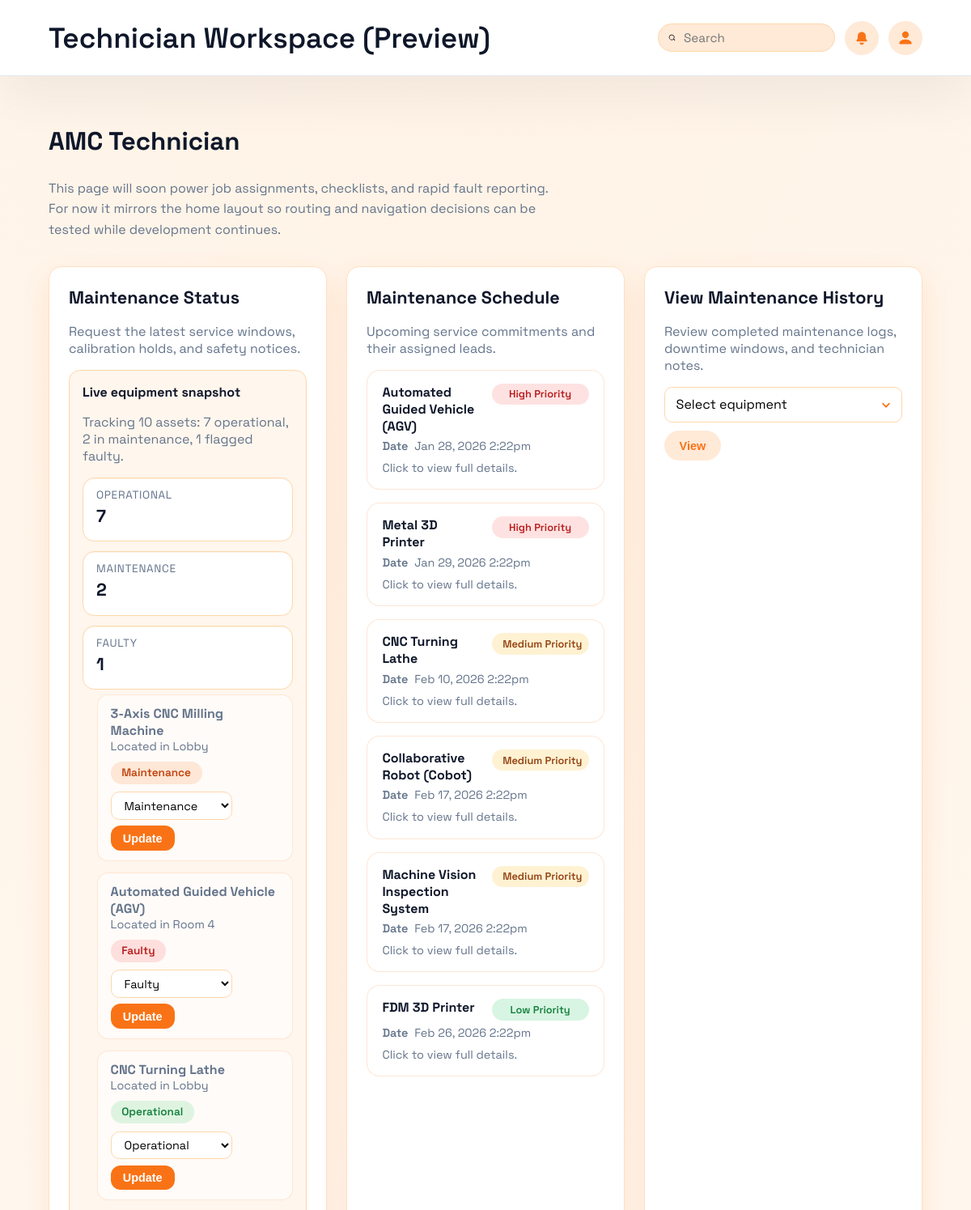
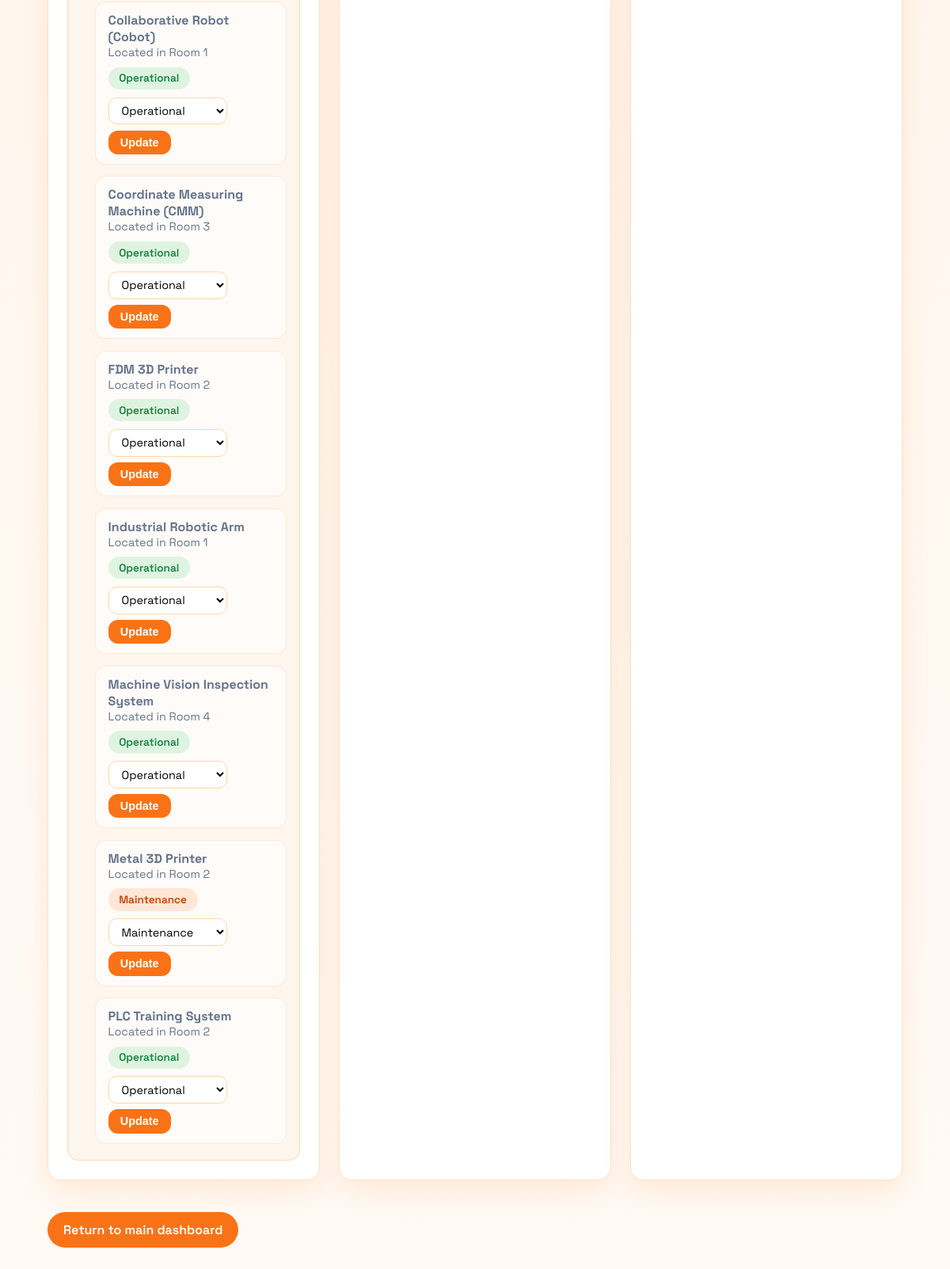
Page /technician.php (signed in) on the committed database (2 pictures, top to bottom).
### tables this page shows
CREATE TABLE `equipment` (
  `equipment_id` bigint(20) NOT NULL,
  `serial_no` varchar(80) DEFAULT NULL,
  `name` varchar(120) NOT NULL,
  `category` varchar(60) NOT NULL,
  `location` varchar(80) DEFAULT NULL,
  `manufacturer` varchar(80) DEFAULT NULL,
  `model` varchar(80) DEFAULT NULL,
  `risk_level` enum('low','medium','high') NOT NULL DEFAULT 'low',
  `current_status` enum('operational','maintenance','faulty') NOT NULL DEFAULT 'operational',
  `status_updated_at` datetime NOT NULL DEFAULT current_timestamp(),
  `status_updated_by` bigint(20) DEFAULT NULL,
  `notes` text DEFAULT NULL,
  `created_at` datetime NOT NULL DEFAULT current_timestamp(),
  `updated_at` datetime NOT NULL DEFAULT current_timestamp() ON UPDATE current_timestamp()
);

CREATE TABLE `maintenance_tasks` (
  `task_id` bigint(20) NOT NULL,
  `equipment_id` bigint(20) NOT NULL,
  `title` varchar(120) NOT NULL,
  `description` text DEFAULT NULL,
  `task_type` enum('preventive','corrective') NOT NULL DEFAULT 'corrective',
  `priority` enum('low','medium','high') NOT NULL DEFAULT 'medium',
  `status` enum('open','in_progress','done','cancelled') NOT NULL DEFAULT 'open',
  `scheduled_for` datetime DEFAULT NULL,
  `assigned_to` bigint(20) DEFAULT NULL,
  `created_by` bigint(20) NOT NULL,
  `completed_at` datetime DEFAULT NULL,
  `created_at` datetime NOT NULL DEFAULT current_timestamp(),
  `updated_at` datetime NOT NULL DEFAULT current_timestamp() ON UPDATE current_timestamp()
);

### session.php (called while the page is built, shortened)
<?php
if (!function_exists('current_user')) {
	function current_user(): ?array
	{
		return [
			'user_id' => (int) ($_SESSION['user_id'] ?? 0),
			'admin_number' => (string) ($_SESSION['admin_number'] ?? ''),
			'role_id' => (int) ($_SESSION['role_id'] ?? 0),
			'role_name' => (string) ($_SESSION['role_name'] ?? ''),
			'full_name' => (string) ($_SESSION['full_name'] ?? ''),
		];
	}
}
if (!function_exists('require_login')) {
	function require_login(array $allowedRoles = []): array
	{
		$user = current_user();
		if (!empty($allowedRoles)) {
			$normalized = array_map(static function ($role): string {
				return strtolower(trim((string) $role));
			}, $allowedRoles);
			$currentRole = strtolower(trim((string) ($user['role_name'] ?? '')));
		}
		return $user;
	}
}

### technician.php (the view, shortened to what this page needs)
<?php
require_once __DIR__ . '/session.php';
require_once __DIR__ . '/db.php';
function build_equipment_status_snapshot(mysqli $conn): array
{
	$rows = [];
	$counts = [
		'operational' => 0,
		'maintenance' => 0,
		'faulty' => 0,
	];
	$result = mysqli_query(
		$conn,
		'SELECT equipment_id, name, location, current_status FROM equipment ORDER BY name ASC'
	);
	while ($row = mysqli_fetch_assoc($result)) {
		$status = (string) ($row['current_status'] ?? 'operational');
		$counts[$status]++;
		$rows[] = [
			'equipment_id' => (int) ($row['equipment_id'] ?? 0),
			'name' => trim((string) ($row['name'] ?? 'Unnamed equipment')),
			'location' => trim((string) ($row['location'] ?? '')),
			'current_status' => $status,
		];
	}
	$total = count($rows);
	$message = $total > 0
		? sprintf(
			'Tracking %d assets: %d operational, %d in maintenance, %d flagged faulty.',
			$total,
			(int) ($counts['operational'] ?? 0),
			(int) ($counts['maintenance'] ?? 0),
			(int) ($counts['faulty'] ?? 0)
		)
		: 'No equipment records were found.';
	return [
		'rows' => $rows,
		'counts' => $counts,
		'message' => $message,
		'error' => null,
	];
}
function fetch_upcoming_maintenance_tasks(mysqli $conn): array
{
	$tasks = [];
	$error = null;
	$sql = "SELECT
			mt.task_id,
			mt.title,
			mt.description,
			mt.task_type,
			mt.priority,
			mt.status,
			mt.scheduled_for,
			e.name AS equipment_name,
			u.full_name AS assigned_to_name
		FROM maintenance_tasks mt
		LEFT JOIN equipment e ON e.equipment_id = mt.equipment_id
		LEFT JOIN users u ON u.user_id = mt.assigned_to
		WHERE mt.status NOT IN ('done', 'cancelled')
		ORDER BY
			CASE WHEN mt.scheduled_for IS NULL THEN 1 ELSE 0 END,
			mt.scheduled_for ASC,
			mt.created_at ASC";
	$result = mysqli_query($conn, $sql);
	if ($result === false) {
		$error = 'Unable to load maintenance tasks right now. Please try again later.';
	} else {
		while ($row = mysqli_fetch_assoc($result)) {
			$equipmentName = trim((string) ($row['equipment_name'] ?? ''));
			$title = trim((string) ($row['title'] ?? 'Untitled task'));
			$tasks[] = [
				'task_id' => (int) ($row['task_id'] ?? 0),
				'title' => $title,
				'description' => trim((string) ($row['description'] ?? '')),
				'task_type' => (string) ($row['task_type'] ?? 'corrective'),
				'priority' => (string) ($row['priority'] ?? 'medium'),
				'status' => (string) ($row['status'] ?? 'open'),
				'scheduled_for' => $row['scheduled_for'] ?? null,
				'equipment_name' => $equipmentName,
				'assigned_to_name' => trim((string) ($row['assigned_to_name'] ?? '')),
			];
		}
	}
	return [
		'tasks' => $tasks,
		'error' => $error,
	];
}
$currentUser = require_login(['technician', 'manager', 'admin']);
$userFullName = trim((string) ($currentUser['full_name'] ?? ''));
$maintenanceStatusVisible = false;
$maintenanceStatusMessage = '';
$equipmentStatusRows = [];
$equipmentStatusCounts = [
	'operational' => 0,
	'maintenance' => 0,
	'faulty' => 0,
];
$maintenanceScheduleError = '';
$maintenanceHistoryEquipment = [];
$maintenanceHistoryEquipmentError = '';
$allowedEquipmentStatuses = ['operational', 'maintenance', 'faulty'];
$shouldLoadStatusSnapshot = true;
if ($shouldLoadStatusSnapshot) {
	$snapshot = build_equipment_status_snapshot($conn);
	if ($snapshot['error'] !== null) {
		$maintenanceStatusError = $snapshot['error'];
		$maintenanceStatusVisible = false;
		$maintenanceStatusUpdateNotice = '';
	} else {
		$maintenanceStatusVisible = true;
		$equipmentStatusRows = $snapshot['rows'];
		$equipmentStatusCounts = $snapshot['counts'];
		$maintenanceStatusMessage = $snapshot['message'];
	}
}
$scheduleResult = fetch_upcoming_maintenance_tasks($conn);
$maintenanceScheduleTasks = $scheduleResult['tasks'];
$equipmentResult = mysqli_query(
	$conn,
	'SELECT equipment_id, name FROM equipment ORDER BY name ASC'
);
if ($equipmentResult === false) {
	$maintenanceHistoryEquipmentError = 'Unable to load equipment right now.';
} else {
	while ($row = mysqli_fetch_assoc($equipmentResult)) {
		$equipmentId = (int) ($row['equipment_id'] ?? 0);
		$equipmentName = trim((string) ($row['name'] ?? ''));
		$maintenanceHistoryEquipment[] = [
			'equipment_id' => $equipmentId,
			'name' => $equipmentName,
		];
	}
}
?>
<!DOCTYPE html>
<html lang="en">
	<head>
	</head>
	<body>
		<header>
			<div class="banner">
				<h1>Technician Workspace (Preview)</h1>
				<div class="banner-actions">
					<label class="search-bar" aria-label="Search the platform">
						<svg
							xmlns="http://www.w3.org/2000/svg"
							viewBox="0 0 24 24"
							role="img"
							aria-hidden="true"
						>
							<path
								d="M11 4a7 7 0 1 1 0 14 7 7 0 0 1 0-14zm0-2a9 9 0 1 0 5.9 15.7l4.2 4.2 1.4-1.4-4.2-4.2A9 9 0 0 0 11 2z"
							/>
						</svg>
						<input type="search" placeholder="Search" />
					</label>
					<button class="icon-button" aria-label="Notifications">
						<svg
							xmlns="http://www.w3.org/2000/svg"
							viewBox="0 0 24 24"
							role="img"
							aria-hidden="true"
						>
							<path
								d="M12 3a6 6 0 0 0-6 6v3.6l-1.6 2.7A1 1 0 0 0 5.3 17H18.7a1 1 0 0 0 .9-1.7L18 12.6V9a6 6 0 0 0-6-6zm0 19a3 3 0 0 0 3-3H9a3 3 0 0 0 3 3z"
							/>
						</svg>
					</button>
					<details class="profile-menu">
						<summary class="icon-button" aria-label="Profile menu" role="button">
							<svg
								xmlns="http://www.w3.org/2000/svg"
								viewBox="0 0 24 24"
								role="img"
								aria-hidden="true"
							>
								<path
									d="M12 12a5 5 0 1 0-5-5 5 5 0 0 0 5 5zm0 2c-3.3 0-9 1.7-9 5v2h18v-2c0-3.3-5.7-5-9-5z"
								/>
							</svg>
						</summary>
					</details>
				</div>
			</div>
		</header>
		<main>
			<div class="intro">
				<h2><?php echo htmlspecialchars($userFullName, ENT_QUOTES); ?></h2>
				<p>
					This page will soon power job assignments, checklists, and rapid fault reporting.
					For now it mirrors the home layout so routing and navigation decisions can be
					tested while development continues.
				</p>
			</div>
			<section class="grid">
				<div class="card">
					<h2>Maintenance Status</h2>
					<p>Request the latest service windows, calibration holds, and safety notices.</p>
					<?php if ($maintenanceStatusVisible): ?>
						<div class="status-panel" aria-live="polite">
							<strong>Live equipment snapshot</strong>
							<?php if ($maintenanceStatusMessage !== ''): ?>
								<p><?php echo htmlspecialchars($maintenanceStatusMessage, ENT_QUOTES); ?></p>
							<?php endif; ?>
							<?php if (!empty($equipmentStatusRows)): ?>
								<div class="status-snapshot" role="list">
									<div class="status-chip" role="listitem">
										<span>Operational</span>
										<strong><?php echo (int) ($equipmentStatusCounts['operational'] ?? 0); ?></strong>
									</div>
									<div class="status-chip" role="listitem">
										<span>Maintenance</span>
										<strong><?php echo (int) ($equipmentStatusCounts['maintenance'] ?? 0); ?></strong>
									</div>
									<div class="status-chip" role="listitem">
										<span>Faulty</span>
										<strong><?php echo (int) ($equipmentStatusCounts['faulty'] ?? 0); ?></strong>
									</div>
								</div>
								<ul class="status-list">
									<?php foreach ($equipmentStatusRows as $equipmentRow): ?>
										<?php
											$rowEquipmentId = (int) ($equipmentRow['equipment_id'] ?? 0);
											$rowSelectId = 'status-select-' . $rowEquipmentId;
										?>
										<li class="status-row">
											<div class="status-info">
												<h3><?php echo htmlspecialchars($equipmentRow['name'], ENT_QUOTES); ?></h3>
												<?php if ($equipmentRow['location'] !== ''): ?>
													<p class="status-meta">Located in <?php echo htmlspecialchars($equipmentRow['location'], ENT_QUOTES); ?></p>
												<?php endif; ?>
											</div>
											<span class="status-badge status-<?php echo htmlspecialchars($equipmentRow['current_status'], ENT_QUOTES); ?>">
												<?php echo htmlspecialchars(ucfirst($equipmentRow['current_status']), ENT_QUOTES); ?>
											</span>
											<form class="status-edit-form" method="post" action="technician.php">
												<select name="new_status" id="<?php echo htmlspecialchars($rowSelectId, ENT_QUOTES); ?>">
													<?php foreach ($allowedEquipmentStatuses as $statusOption): ?>
														<option value="<?php echo htmlspecialchars($statusOption, ENT_QUOTES); ?>" <?php echo $equipmentRow['current_status'] === $statusOption ? 'selected' : ''; ?>>
															<?php echo htmlspecialchars(ucfirst($statusOption), ENT_QUOTES); ?>
														</option>
													<?php endforeach; ?>
												</select>
												<button type="submit">Update</button>
											</form>
										</li>
									<?php endforeach; ?>
								</ul>
							<?php endif; ?>
						</div>
					<?php endif; ?>
				</div>
				<div class="card">
					<h2>Maintenance Schedule</h2>
					<p>Upcoming service commitments and their assigned leads.</p>
					<?php if (empty($maintenanceScheduleTasks) && $maintenanceScheduleError === ''): ?>
						<p class="task-empty">No maintenance tasks have been logged yet.</p>
					<?php else: ?>
						<ul class="task-list">
							<?php foreach ($maintenanceScheduleTasks as $task): ?>
								<?php
									$scheduledLabel = 'Awaiting slot';
									if (!empty($task['scheduled_for'])) {
										$scheduledTime = date_create($task['scheduled_for']);
										if ($scheduledTime !== false) {
											$scheduledLabel = $scheduledTime->format('M j, Y g:ia');
										} else {
											$scheduledLabel = $task['scheduled_for'];
										}
									}
								?>
								<li>
									<details class="task-item">
										<summary>
											<div class="task-item-header">
												<h3><?php echo htmlspecialchars($task['equipment_name'], ENT_QUOTES); ?></h3>
												<span class="task-pill task-pill-priority-<?php echo htmlspecialchars($task['priority'], ENT_QUOTES); ?>">
													<?php echo htmlspecialchars(ucfirst($task['priority']), ENT_QUOTES); ?> priority
												</span>
											</div>
											<p class="task-meta">
												<span><strong>Date</strong> <?php echo htmlspecialchars($scheduledLabel, ENT_QUOTES); ?></span>
											</p>
											<p class="task-summary">Click to view full details.</p>
										</summary>
									</details>
								</li>
							<?php endforeach; ?>
						</ul>
					<?php endif; ?>
				</div>
				<div class="card">
					<h2>View Maintenance History</h2>
					<p>Review completed maintenance logs, downtime windows, and technician notes.</p>
					<?php if ($maintenanceHistoryEquipmentError !== ''): ?>
						<p class="status-error" role="alert"><?php echo htmlspecialchars($maintenanceHistoryEquipmentError, ENT_QUOTES); ?></p>
					<?php elseif (!empty($maintenanceHistoryEquipment)): ?>
						<form method="get" class="history-form">
							<select id="maintenance-history-equipment" name="equipment_id" class="history-select">
								<option value="">Select equipment</option>
							</select>
							<button type="submit" class="status-action status-action--progress history-submit">View</button>
						</form>
					<?php else: ?>
						<p class="task-empty">No equipment found.</p>
					<?php endif; ?>
				</div>
			</section>
			<a class="back-link" href="index.php">Return to main dashboard</a>
		</main>
	</body>
</html>

### rows in the picture
equipment: name "3-Axis CNC Milling Machine", location "Lobby", current_status "Maintenance", new_status "Maintenance"
equipment: name "Automated Guided Vehicle (AGV)", location "Room 4", current_status "Faulty", new_status "Faulty"
equipment: name "CNC Turning Lathe", location "Lobby", current_status "Operational", new_status "Operational"
equipment: name "Collaborative Robot (Cobot)", location "Room 1", current_status "Operational", new_status "Operational"
equipment: name "Coordinate Measuring Machine (CMM)", location "Room 3", current_status "Operational", new_status "Operational"
equipment: name "FDM 3D Printer", location "Room 2", current_status "Operational", new_status "Operational"
equipment: name "Industrial Robotic Arm", location "Room 1", current_status "Operational", new_status "Operational"
equipment: name "Machine Vision Inspection System", location "Room 4", current_status "Operational", new_status "Operational"
equipment: name "Metal 3D Printer", location "Room 2", current_status "Maintenance", new_status "Maintenance"
equipment: name "PLC Training System", location "Room 2", current_status "Operational", new_status "Operational"
maintenance_tasks: equipment.name "Automated Guided Vehicle (AGV)", priority "High", scheduled_for "Jan 28, 2026 2:22pm"
maintenance_tasks: equipment.name "Metal 3D Printer", priority "High", scheduled_for "Jan 29, 2026 2:22pm"
maintenance_tasks: equipment.name "CNC Turning Lathe", priority "Medium", scheduled_for "Feb 10, 2026 2:22pm"
maintenance_tasks: equipment.name "Collaborative Robot (Cobot)", priority "Medium", scheduled_for "Feb 17, 2026 2:22pm"
maintenance_tasks: equipment.name "Machine Vision Inspection System", priority "Medium", scheduled_for "Feb 17, 2026 2:22pm"
maintenance_tasks: equipment.name "FDM 3D Printer", priority "Low", scheduled_for "Feb 26, 2026 2:22pm"

### other values in the picture
$userFullName "AMC Technician"
$maintenanceStatusMessage "Tracking 10 assets: 7 operational, 2 in maintenance, 1 flagged faulty."
$equipmentStatusCounts['operational'] "7"
$equipmentStatusCounts['maintenance'] "2"
$equipmentStatusCounts['faulty'] "1"
